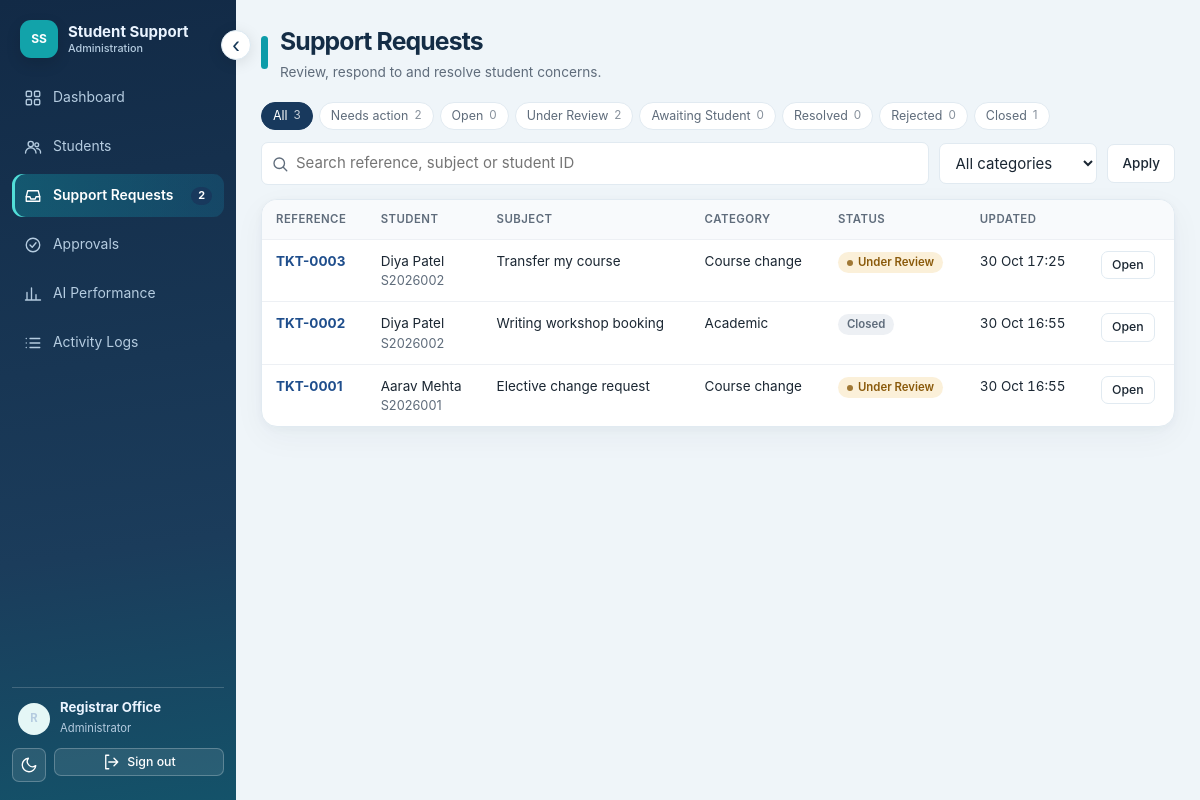
The app's page /admin/tickets (signed in) with its own data.
### app/models.py (models this page shows, shortened)
class User(db.Model):
    __tablename__ = "users"
    id = db.Column(db.Integer, primary_key=True)
    username = db.Column(db.String(40), unique=True, nullable=False)
    password_hash = db.Column(db.String(255), nullable=False)
    role = db.Column(db.String(20), nullable=False, default="student")  # student | admin
    display_name = db.Column(db.String(80), nullable=False)
    student_id = db.Column(db.String(20), db.ForeignKey("student_profiles.student_id"), nullable=True)
    active = db.Column(db.Boolean, nullable=False, default=True)   # False = account cannot sign in
    created_at = db.Column(db.DateTime, default=utcnow)
    is_anonymous = False
    @property
    def is_active(self):
        return bool(self.active)
    @property
    def is_authenticated(self):
        return True

class SupportTicket(db.Model):
    __tablename__ = "support_tickets"
    id = db.Column(db.Integer, primary_key=True)
    ticket_ref = db.Column(db.String(20), unique=True, nullable=False)
    student_id = db.Column(db.String(20), db.ForeignKey("student_profiles.student_id"), nullable=False, index=True)
    category = db.Column(db.String(30), nullable=False)
    subject = db.Column(db.String(120), nullable=False)
    description = db.Column(db.Text, nullable=False)
    status = db.Column(db.String(20), nullable=False, default="Open")
    created_at = db.Column(db.DateTime, default=utcnow, nullable=False)
    idempotency_key = db.Column(db.String(64), nullable=False)
    updated_at = db.Column(db.DateTime, default=utcnow)
    resolved_at = db.Column(db.DateTime, nullable=True)
    last_response = db.Column(db.Text, nullable=True)          # latest administrator response shown to the student
    source = db.Column(db.String(12), nullable=False, default="web")   # web | assistant
    __table_args__ = (UniqueConstraint("student_id", "idempotency_key", name="uq_ticket_idem"),)

class StudentProfile(db.Model):
    __tablename__ = "student_profiles"
    id = db.Column(db.Integer, primary_key=True)
    student_id = db.Column(db.String(20), unique=True, nullable=False)
    full_name = db.Column(db.String(80), nullable=False)
    programme = db.Column(db.String(120), nullable=False)
    trimester = db.Column(db.String(20), nullable=False)
    cgpa = db.Column(db.Float, nullable=False)
    email = db.Column(db.String(120), nullable=False)
    phone = db.Column(db.String(30), nullable=False)
    status = db.Column(db.String(12), nullable=False, default="active")   # active | inactive | removed (soft delete)
    created_at = db.Column(db.DateTime, default=utcnow)

### app/routes/admin.py (the view)
@bp.route("/tickets")
@admin_only
def tickets_page():
    status, category, q = request.args.get("status", ""), request.args.get("category", ""), request.args.get("q", "").strip()
    query = SupportTicket.query
    if status == "active":
        query = query.filter(SupportTicket.status.in_(tickets.ACTIVE_STATUSES))
    elif status in tickets.STATUSES:
        query = query.filter_by(status=status)
    if category in tickets.CATEGORIES:
        query = query.filter_by(category=category)
    if q:
        like = f"%{q}%"
        query = query.filter(db.or_(SupportTicket.ticket_ref.like(like), SupportTicket.subject.like(like), SupportTicket.student_id.like(like)))
    from ..models import StudentProfile
    names = {p.student_id: p.full_name for p in StudentProfile.query.all()}
    return render_template("admin_tickets.html", rows=query.order_by(SupportTicket.updated_at.desc()).limit(300).all(), names=names, status=status,
                           category=category, q=q, categories=tickets.CATEGORIES, statuses=tickets.STATUSES, counts=tickets.counts())

### app/security/authz.py (called while the page is built)
def role_required(*roles):
    def deco(fn):
        @wraps(fn)
        def wrapper(*a, **kw):
            if not current_user.is_authenticated:
                return abort(401) if request.path.startswith("/api/") else current_user_unauthorized()
            if current_user.role not in roles:
                from ..services import audit
                audit.record(current_user, f"access:{request.method} {request.path}", "route", request.path, "denied",
                             result="403", reason=f"role '{current_user.role}' not in {list(roles)}")
                return abort(403)
            return fn(*a, **kw)
        return wrapper
    return deco

### app/services/tickets.py (called while the page is built)
def counts(student_id: str | None = None) -> dict:
    q = SupportTicket.query if student_id is None else SupportTicket.query.filter_by(student_id=student_id)
    by = dict(q.with_entities(SupportTicket.status, db.func.count()).group_by(SupportTicket.status).all())
    return {"open": sum(by.get(s, 0) for s in ACTIVE_STATUSES), "resolved": by.get("Resolved", 0), "rejected": by.get("Rejected", 0),
            "closed": by.get("Closed", 0), "total": sum(by.values()), "by_status": by}

### app/templates/admin_tickets.html (shortened to what this page needs)
{% extends "base.html" %}
{% from "_macros.html" import ic, badge, empty %}
{% block page_title %}Support Requests{% endblock %}
{% block page_sub %}Review, respond to and resolve student concerns.{% endblock %}
{% block content %}
<div class="chips" style="margin-bottom:12px">
  <a class="chip {{ 'on' if not status }}" href="{{ url_for('admin.tickets_page') }}">All <em>{{ counts.total }}</em></a>
  <a class="chip {{ 'on' if status == 'active' }}" href="{{ url_for('admin.tickets_page', status='active') }}">Needs action <em>{{ counts.open }}</em></a>
  {% for s in statuses %}<a class="chip {{ 'on' if status == s }}" href="{{ url_for('admin.tickets_page', status=s) }}">{{ s }} <em>{{ counts.by_status.get(s, 0) }}</em></a>{% endfor %}
</div>
<form class="toolbar" method="get">
  <div class="search grow">{{ ic('search') }}<input type="search" name="q" value="{{ q }}" placeholder="Search reference, subject or student ID" data-table-filter="#tk" aria-label="Search requests"></div>
  <select name="category" aria-label="Category" onchange="this.form.submit()" style="width:auto"><option value="">All categories</option></select>
  <button class="btn secondary" type="submit">Apply</button>
</form>
{% if rows %}
<div class="tablewrap"><table id="tk"><thead><tr><th>Reference</th><th>Student</th><th>Subject</th><th>Category</th><th>Status</th><th>Updated</th><th></th></tr></thead><tbody>
{% for t in rows %}<tr class="clickable" data-href="{{ url_for('admin.ticket_detail', ref=t.ticket_ref) }}" data-search="{{ (t.ticket_ref ~ ' ' ~ t.subject ~ ' ' ~ t.student_id ~ ' ' ~ names.get(t.student_id, ''))|lower }}">
  <td><a href="{{ url_for('admin.ticket_detail', ref=t.ticket_ref) }}"><b>{{ t.ticket_ref }}</b></a></td>
  <td>{{ names.get(t.student_id, t.student_id) }}<div class="note">{{ t.student_id }}</div></td>
  <td>{{ t.subject }}{% if t.source == 'assistant' %} <span class="badge b-plain b-info">via assistant</span>{% endif %}</td>
  <td>{{ t.category.replace('_',' ')|capitalize }}</td><td>{{ badge(t.status) }}</td><td class="num nowrap">{{ t.updated_at.strftime('%d %b %H:%M') }}</td>
  <td class="nowrap">{% if t.status == 'Open' %}<form method="post" action="{{ url_for('admin.ticket_update', ref=t.ticket_ref) }}" style="display:inline"><input type="hidden" name="csrf_token" value="{{ csrf_token() }}"><input type="hidden" name="status" value="Under Review"><input type="hidden" name="next" value="{{ request.full_path.rstrip('?') }}"><button class="btn small" type="submit">Start review</button></form>{% else %}<a class="btn secondary small" href="{{ url_for('admin.ticket_detail', ref=t.ticket_ref) }}">Open</a>{% endif %}</td></tr>{% endfor %}
</tbody></table></div><div id="tk-none" class="empty" hidden>No requests match your search.</div>
{% else %}<div class="card">{{ empty('inbox', 'No support requests', 'Nothing matches the current filters.') }}</div>{% endif %}
{% endblock %}

### app/templates/base.html (shortened to what this page needs)
<!doctype html>
<html lang="en">
<head>
  <link rel="stylesheet" href="{{ url_for('static', filename='style.css') }}">
</head>
<body>
{% from "_macros.html" import ic %}
{% if current_user.is_authenticated %}
<div class="shell">
  <aside class="side" id="sidebar" aria-label="Main navigation">
    <button type="button" id="collapse-sidebar" class="sidebar-collapse" aria-label="Collapse sidebar" aria-expanded="true" title="Expand or collapse navigation">‹</button>
    <div class="brand"><span class="brand-mark">SS</span><span class="brand-text">Student Support<small>{{ 'Administration' if current_user.role == 'admin' else 'Student portal' }}</small></span></div>
    {% set ep = request.endpoint or '' %}
    <nav class="nav">
    {% if current_user.role == 'admin' %}
      <a href="{{ url_for('admin.dashboard') }}" class="{{ 'active' if ep == 'admin.dashboard' }}">{{ ic('home') }}Dashboard</a>
      <a href="{{ url_for('admin.students_page') }}" class="{{ 'active' if ep.startswith('admin.student') }}">{{ ic('users') }}Students</a>
      <a href="{{ url_for('admin.tickets_page') }}" class="{{ 'active' if ep in ('admin.tickets_page','admin.ticket_detail') }}">{{ ic('inbox') }}Support Requests{% if nav_counts.tickets %}<span class="pill" id="nav-tickets">{{ nav_counts.tickets }}</span>{% endif %}</a>
      <a href="{{ url_for('admin.approvals_page') }}" class="{{ 'active' if ep == 'admin.approvals_page' }}">{{ ic('check') }}Approvals</a>
      <a href="{{ url_for('admin.performance_page') }}" class="{{ 'active' if ep in ('admin.performance_page','admin.run_detail') }}">{{ ic('chart') }}AI Performance</a>
      <a href="{{ url_for('admin.logs_page') }}" class="{{ 'active' if ep == 'admin.logs_page' }}">{{ ic('list') }}Activity Logs</a>
    {% endif %}
    </nav>
    <div class="side-foot">
      <div class="usercard"><span class="avatar">{{ current_user.display_name[:1] }}</span><div><b>{{ current_user.display_name }}</b><span>{{ 'Administrator' if current_user.role == 'admin' else current_user.student_id }}</span></div></div>
      <div style="display:flex;gap:8px">
        <button class="btn secondary small icon" type="button" id="theme-toggle" title="Switch light / dark theme" aria-label="Switch theme">{{ ic('moon') }}</button>
        <form method="post" action="{{ url_for('auth.logout') }}" style="flex:1;margin:0"><input type="hidden" name="csrf_token" value="{{ csrf_token() }}"><button class="btn secondary small" style="width:100%" type="submit">{{ ic('logout') }}Sign out</button></form>
      </div>
    </div>
  </aside>
  <div class="main">
    <header class="topbar"><div class="topbar-dot" aria-hidden="true"></div>
      <div class="grow"><h1>{% block page_title %}{% endblock %}</h1><p class="sub">{% block page_sub %}{% endblock %}</p></div>
    </header>
    <main class="content">{% block content %}{% endblock %}</main>
  </div>
</div>
{% else %}
{% block public %}{% endblock %}
{% endif %}
</body>
</html>

### app/templates/_macros.html (shortened to what this page needs)
{% macro ic(name) %}<svg class="ic" aria-hidden="true"><use href="#i-{{ name }}"/></svg>{% endmacro %}
{% macro badge(s) %}{% set cls = {'Open':'b-info','Under Review':'b-warn','Awaiting Student':'b-warn','Resolved':'b-ok','Rejected':'b-bad','Closed':'b-plain',
 'pending':'b-warn','approved':'b-ok','rejected':'b-bad','active':'b-ok','inactive':'b-warn','removed':'b-bad','Paid':'b-ok','Partially paid':'b-warn','Overdue':'b-bad','Unpaid':'b-warn',
 'Active':'b-ok','Under review':'b-warn','completed':'b-ok','error':'b-bad','denied':'b-bad','allowed':'b-ok'}.get(s, '') %}<span class="badge {{ cls }}">{{ s }}</span>{% endmacro %}

### records on screen
User: role "Administration", display_name "R", display_name "Registrar Office", role "Administrator"
SupportTicket: ticket_ref "TKT-0003", student_id "S2026002", subject "Transfer my course", category.replace "Course change", status "Under Review", updated_at "30 Oct 17:25"
StudentProfile: get "Diya Patel"
SupportTicket: ticket_ref "TKT-0002", student_id "S2026002", subject "Writing workshop booking", category.replace "Academic", status "Closed", updated_at "30 Oct 16:55"
SupportTicket: ticket_ref "TKT-0001", student_id "S2026001", subject "Elective change request", category.replace "Course change", status "Under Review", updated_at "30 Oct 16:55"
StudentProfile: get "Aarav Mehta"

### other values on screen
{{ nav_counts.tickets }} "2"
{{ counts.total }} "3"
{{ counts.open }} "2"
{{ s }} "Open" "Under Review" "Awaiting Student" "Resolved" "Rejected" "Closed"
{{ counts.by_status.get(s, 0) }} "0" "2" "0" "0" "0" "1"
